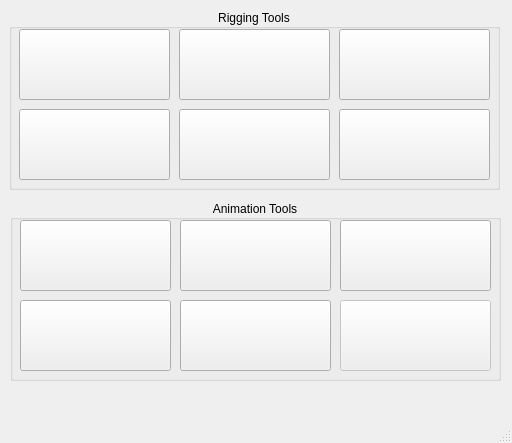
<?xml version="1.0" encoding="UTF-8"?>
<ui version="4.0">
 <class>advancedSkeletonWin</class>
 <widget class="QMainWindow" name="advancedSkeletonWin">
  <property name="geometry">
   <rect>
    <x>0</x>
    <y>0</y>
    <width>512</width>
    <height>443</height>
   </rect>
  </property>
  <property name="minimumSize">
   <size>
    <width>512</width>
    <height>443</height>
   </size>
  </property>
  <property name="windowTitle">
   <string>AdvancedSkeleton 5</string>
  </property>
  <widget class="QWidget" name="centralwidget">
   <widget class="QGroupBox" name="groupBox">
    <property name="geometry">
     <rect>
      <x>9</x>
      <y>9</y>
      <width>491</width>
      <height>181</height>
     </rect>
    </property>
    <property name="styleSheet">
     <string notr="true">font: italic 14pt &quot;Brush Script MT&quot;;</string>
    </property>
    <property name="title">
     <string>Rigging Tools</string>
    </property>
    <property name="alignment">
     <set>Qt::AlignCenter</set>
    </property>
    <widget class="QPushButton" name="AS5_Button">
     <property name="geometry">
      <rect>
       <x>10</x>
       <y>20</y>
       <width>151</width>
       <height>71</height>
      </rect>
     </property>
     <property name="sizePolicy">
      <sizepolicy hsizetype="Minimum" vsizetype="Fixed">
       <horstretch>0</horstretch>
       <verstretch>0</verstretch>
      </sizepolicy>
     </property>
     <property name="styleSheet">
      <string notr="true"/>
     </property>
     <property name="text">
      <string/>
     </property>
     <property name="icon">
      <iconset resource="icons.qrc">
       <normaloff>:/icon/ADVRig.bmp</normaloff>:/icon/ADVRig.bmp</iconset>
     </property>
     <property name="iconSize">
      <size>
       <width>151</width>
       <height>71</height>
      </size>
     </property>
    </widget>
    <widget class="QPushButton" name="bodySelector_Button">
     <property name="geometry">
      <rect>
       <x>170</x>
       <y>20</y>
       <width>151</width>
       <height>71</height>
      </rect>
     </property>
     <property name="sizePolicy">
      <sizepolicy hsizetype="Minimum" vsizetype="Fixed">
       <horstretch>0</horstretch>
       <verstretch>0</verstretch>
      </sizepolicy>
     </property>
     <property name="styleSheet">
      <string notr="true"/>
     </property>
     <property name="text">
      <string/>
     </property>
     <property name="icon">
      <iconset resource="icons.qrc">
       <normaloff>:/icon/bodySeletor.bmp</normaloff>:/icon/bodySeletor.bmp</iconset>
     </property>
     <property name="iconSize">
      <size>
       <width>151</width>
       <height>71</height>
      </size>
     </property>
    </widget>
    <widget class="QPushButton" name="facialSelector_Button">
     <property name="geometry">
      <rect>
       <x>330</x>
       <y>20</y>
       <width>151</width>
       <height>71</height>
      </rect>
     </property>
     <property name="sizePolicy">
      <sizepolicy hsizetype="Minimum" vsizetype="Fixed">
       <horstretch>0</horstretch>
       <verstretch>0</verstretch>
      </sizepolicy>
     </property>
     <property name="styleSheet">
      <string notr="true"/>
     </property>
     <property name="text">
      <string/>
     </property>
     <property name="icon">
      <iconset resource="icons.qrc">
       <normaloff>:/icon/faceSelector.bmp</normaloff>:/icon/faceSelector.bmp</iconset>
     </property>
     <property name="iconSize">
      <size>
       <width>151</width>
       <height>71</height>
      </size>
     </property>
    </widget>
    <widget class="QPushButton" name="bodyOptimize_Button">
     <property name="geometry">
      <rect>
       <x>10</x>
       <y>100</y>
       <width>151</width>
       <height>71</height>
      </rect>
     </property>
     <property name="sizePolicy">
      <sizepolicy hsizetype="Minimum" vsizetype="Fixed">
       <horstretch>0</horstretch>
       <verstretch>0</verstretch>
      </sizepolicy>
     </property>
     <property name="styleSheet">
      <string notr="true"/>
     </property>
     <property name="text">
      <string/>
     </property>
     <property name="icon">
      <iconset resource="icons.qrc">
       <normaloff>:/icon/bodyOptimize.bmp</normaloff>:/icon/bodyOptimize.bmp</iconset>
     </property>
     <property name="iconSize">
      <size>
       <width>151</width>
       <height>71</height>
      </size>
     </property>
    </widget>
    <widget class="QPushButton" name="faceOptimize_Button">
     <property name="enabled">
      <bool>true</bool>
     </property>
     <property name="geometry">
      <rect>
       <x>170</x>
       <y>100</y>
       <width>151</width>
       <height>71</height>
      </rect>
     </property>
     <property name="sizePolicy">
      <sizepolicy hsizetype="Minimum" vsizetype="Fixed">
       <horstretch>0</horstretch>
       <verstretch>0</verstretch>
      </sizepolicy>
     </property>
     <property name="styleSheet">
      <string notr="true"/>
     </property>
     <property name="text">
      <string/>
     </property>
     <property name="icon">
      <iconset resource="icons.qrc">
       <normaloff>:/icon/faceOptimize.bmp</normaloff>:/icon/faceOptimize.bmp</iconset>
     </property>
     <property name="iconSize">
      <size>
       <width>151</width>
       <height>71</height>
      </size>
     </property>
    </widget>
    <widget class="QPushButton" name="moreRiggingTools_Button">
     <property name="enabled">
      <bool>true</bool>
     </property>
     <property name="geometry">
      <rect>
       <x>330</x>
       <y>100</y>
       <width>151</width>
       <height>71</height>
      </rect>
     </property>
     <property name="sizePolicy">
      <sizepolicy hsizetype="Minimum" vsizetype="Fixed">
       <horstretch>0</horstretch>
       <verstretch>0</verstretch>
      </sizepolicy>
     </property>
     <property name="styleSheet">
      <string notr="true"/>
     </property>
     <property name="text">
      <string/>
     </property>
     <property name="icon">
      <iconset resource="icons.qrc">
       <normaloff>:/icon/moreTools.bmp</normaloff>:/icon/moreTools.bmp</iconset>
     </property>
     <property name="iconSize">
      <size>
       <width>151</width>
       <height>71</height>
      </size>
     </property>
    </widget>
   </widget>
   <widget class="QGroupBox" name="groupBox_2">
    <property name="geometry">
     <rect>
      <x>10</x>
      <y>200</y>
      <width>491</width>
      <height>181</height>
     </rect>
    </property>
    <property name="styleSheet">
     <string notr="true">font: italic 14pt &quot;Brush Script MT&quot;;</string>
    </property>
    <property name="title">
     <string>Animation Tools</string>
    </property>
    <property name="alignment">
     <set>Qt::AlignCenter</set>
    </property>
    <widget class="QPushButton" name="IKFKSwitch_Button">
     <property name="geometry">
      <rect>
       <x>10</x>
       <y>20</y>
       <width>151</width>
       <height>71</height>
      </rect>
     </property>
     <property name="sizePolicy">
      <sizepolicy hsizetype="Minimum" vsizetype="Fixed">
       <horstretch>0</horstretch>
       <verstretch>0</verstretch>
      </sizepolicy>
     </property>
     <property name="styleSheet">
      <string notr="true"/>
     </property>
     <property name="text">
      <string/>
     </property>
     <property name="icon">
      <iconset resource="icons.qrc">
       <normaloff>:/icon/IKFKSwitch.bmp</normaloff>:/icon/IKFKSwitch.bmp</iconset>
     </property>
     <property name="iconSize">
      <size>
       <width>151</width>
       <height>71</height>
      </size>
     </property>
    </widget>
    <widget class="QPushButton" name="mocapConvert_Button">
     <property name="geometry">
      <rect>
       <x>170</x>
       <y>20</y>
       <width>151</width>
       <height>71</height>
      </rect>
     </property>
     <property name="sizePolicy">
      <sizepolicy hsizetype="Minimum" vsizetype="Fixed">
       <horstretch>0</horstretch>
       <verstretch>0</verstretch>
      </sizepolicy>
     </property>
     <property name="styleSheet">
      <string notr="true"/>
     </property>
     <property name="text">
      <string/>
     </property>
     <property name="icon">
      <iconset resource="icons.qrc">
       <normaloff>:/icon/mocapConvert.bmp</normaloff>:/icon/mocapConvert.bmp</iconset>
     </property>
     <property name="iconSize">
      <size>
       <width>151</width>
       <height>71</height>
      </size>
     </property>
    </widget>
    <widget class="QPushButton" name="poseDesigner_Button">
     <property name="enabled">
      <bool>true</bool>
     </property>
     <property name="geometry">
      <rect>
       <x>330</x>
       <y>20</y>
       <width>151</width>
       <height>71</height>
      </rect>
     </property>
     <property name="sizePolicy">
      <sizepolicy hsizetype="Minimum" vsizetype="Fixed">
       <horstretch>0</horstretch>
       <verstretch>0</verstretch>
      </sizepolicy>
     </property>
     <property name="styleSheet">
      <string notr="true"/>
     </property>
     <property name="text">
      <string/>
     </property>
     <property name="icon">
      <iconset resource="icons.qrc">
       <normaloff>:/icon/poseDesigner.bmp</normaloff>:/icon/poseDesigner.bmp</iconset>
     </property>
     <property name="iconSize">
      <size>
       <width>151</width>
       <height>71</height>
      </size>
     </property>
    </widget>
    <widget class="QPushButton" name="buildPose_Button">
     <property name="enabled">
      <bool>true</bool>
     </property>
     <property name="geometry">
      <rect>
       <x>10</x>
       <y>100</y>
       <width>151</width>
       <height>71</height>
      </rect>
     </property>
     <property name="sizePolicy">
      <sizepolicy hsizetype="Minimum" vsizetype="Fixed">
       <horstretch>0</horstretch>
       <verstretch>0</verstretch>
      </sizepolicy>
     </property>
     <property name="styleSheet">
      <string notr="true"/>
     </property>
     <property name="text">
      <string/>
     </property>
     <property name="icon">
      <iconset resource="icons.qrc">
       <normaloff>:/icon/buildPose.bmp</normaloff>:/icon/buildPose.bmp</iconset>
     </property>
     <property name="iconSize">
      <size>
       <width>151</width>
       <height>71</height>
      </size>
     </property>
    </widget>
    <widget class="QPushButton" name="animFixShapeButton">
     <property name="enabled">
      <bool>true</bool>
     </property>
     <property name="geometry">
      <rect>
       <x>170</x>
       <y>100</y>
       <width>151</width>
       <height>71</height>
      </rect>
     </property>
     <property name="sizePolicy">
      <sizepolicy hsizetype="Minimum" vsizetype="Fixed">
       <horstretch>0</horstretch>
       <verstretch>0</verstretch>
      </sizepolicy>
     </property>
     <property name="styleSheet">
      <string notr="true"/>
     </property>
     <property name="text">
      <string/>
     </property>
     <property name="icon">
      <iconset resource="icons.qrc">
       <normaloff>:/icon/animFixShape.bmp</normaloff>:/icon/animFixShape.bmp</iconset>
     </property>
     <property name="iconSize">
      <size>
       <width>151</width>
       <height>71</height>
      </size>
     </property>
    </widget>
    <widget class="QPushButton" name="other_Button_7">
     <property name="enabled">
      <bool>false</bool>
     </property>
     <property name="geometry">
      <rect>
       <x>330</x>
       <y>100</y>
       <width>151</width>
       <height>71</height>
      </rect>
     </property>
     <property name="sizePolicy">
      <sizepolicy hsizetype="Minimum" vsizetype="Fixed">
       <horstretch>0</horstretch>
       <verstretch>0</verstretch>
      </sizepolicy>
     </property>
     <property name="styleSheet">
      <string notr="true"/>
     </property>
     <property name="text">
      <string/>
     </property>
     <property name="icon">
      <iconset resource="icons.qrc">
       <normaloff>:/icon/Others.bmp</normaloff>:/icon/Others.bmp</iconset>
     </property>
     <property name="iconSize">
      <size>
       <width>151</width>
       <height>71</height>
      </size>
     </property>
    </widget>
   </widget>
  </widget>
  <widget class="QMenuBar" name="menubar">
   <property name="geometry">
    <rect>
     <x>0</x>
     <y>0</y>
     <width>512</width>
     <height>23</height>
    </rect>
   </property>
  </widget>
  <widget class="QStatusBar" name="statusbar"/>
 </widget>
 <resources>
  <include location="icons.qrc"/>
 </resources>
 <connections/>
</ui>
